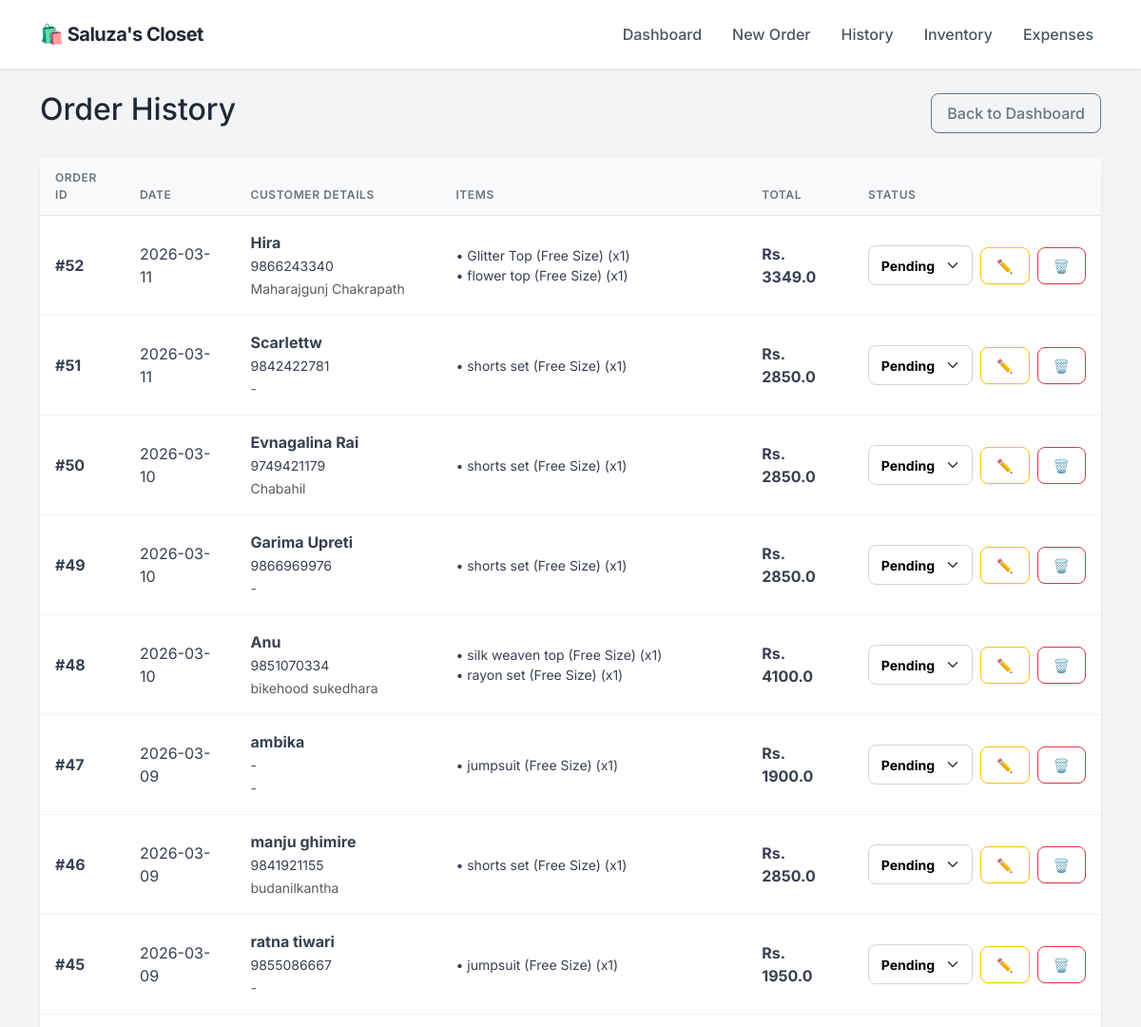
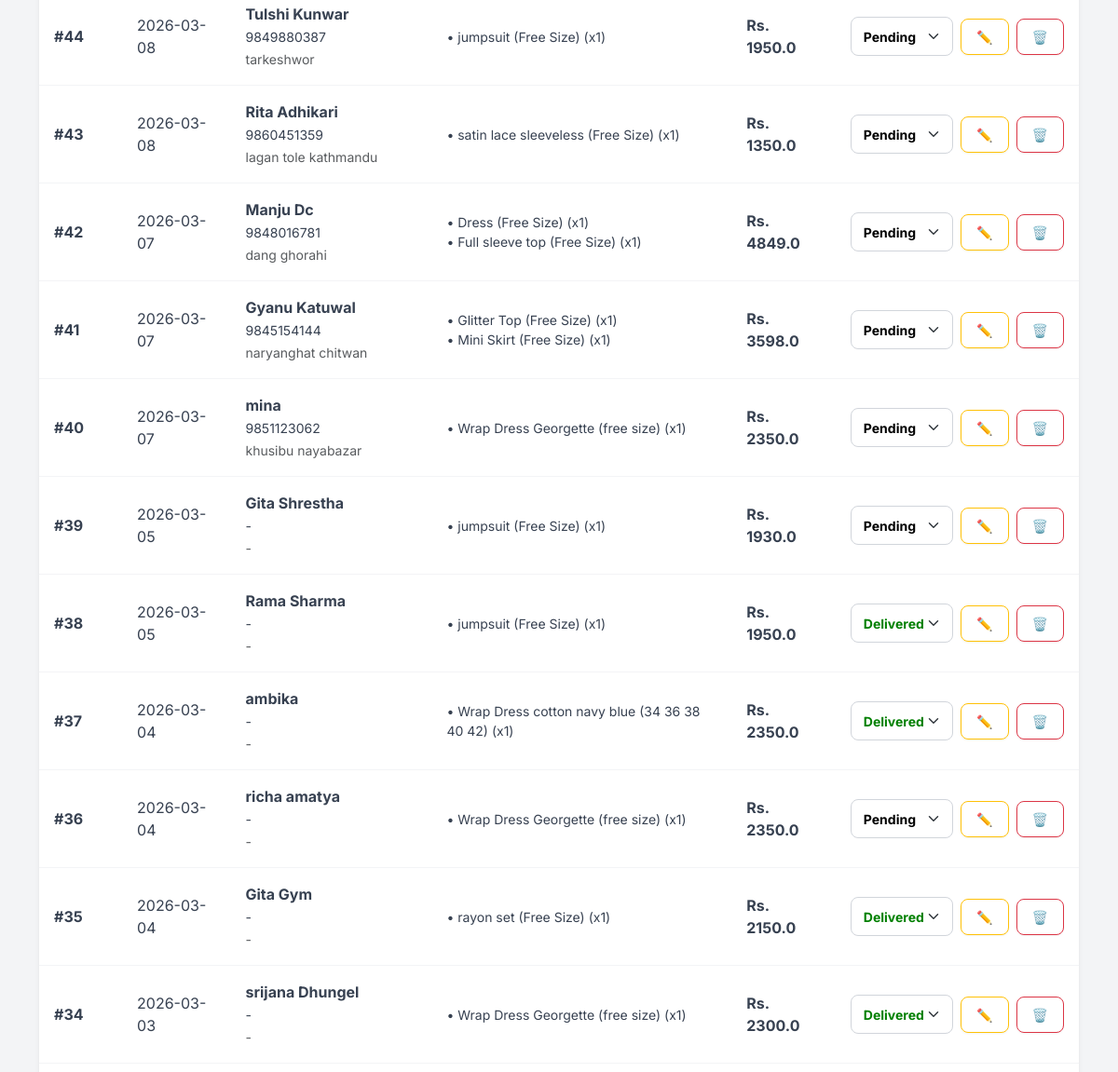
The page /orders (upper part) on the database as committed earlier (2 pictures, top to bottom).
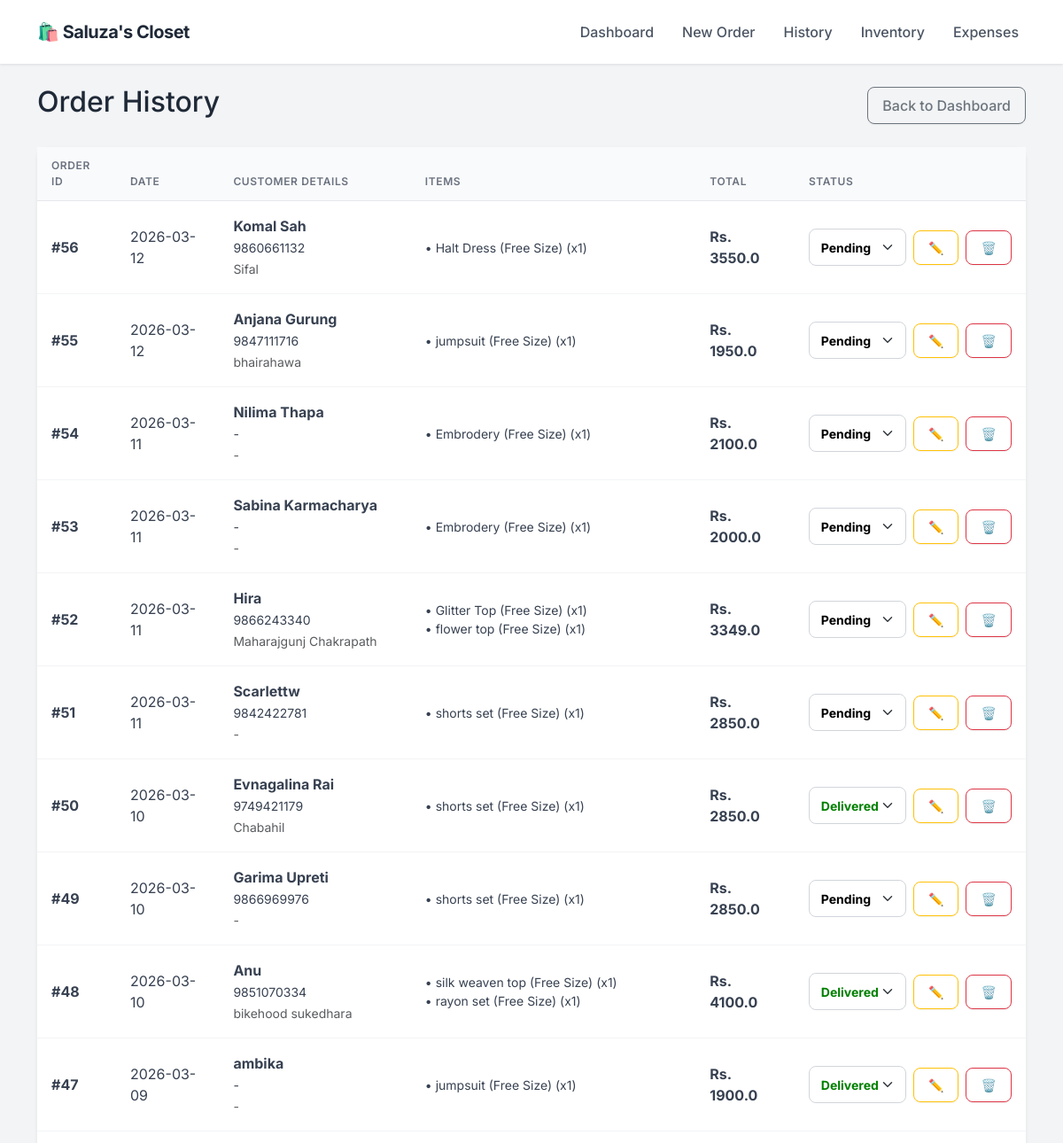
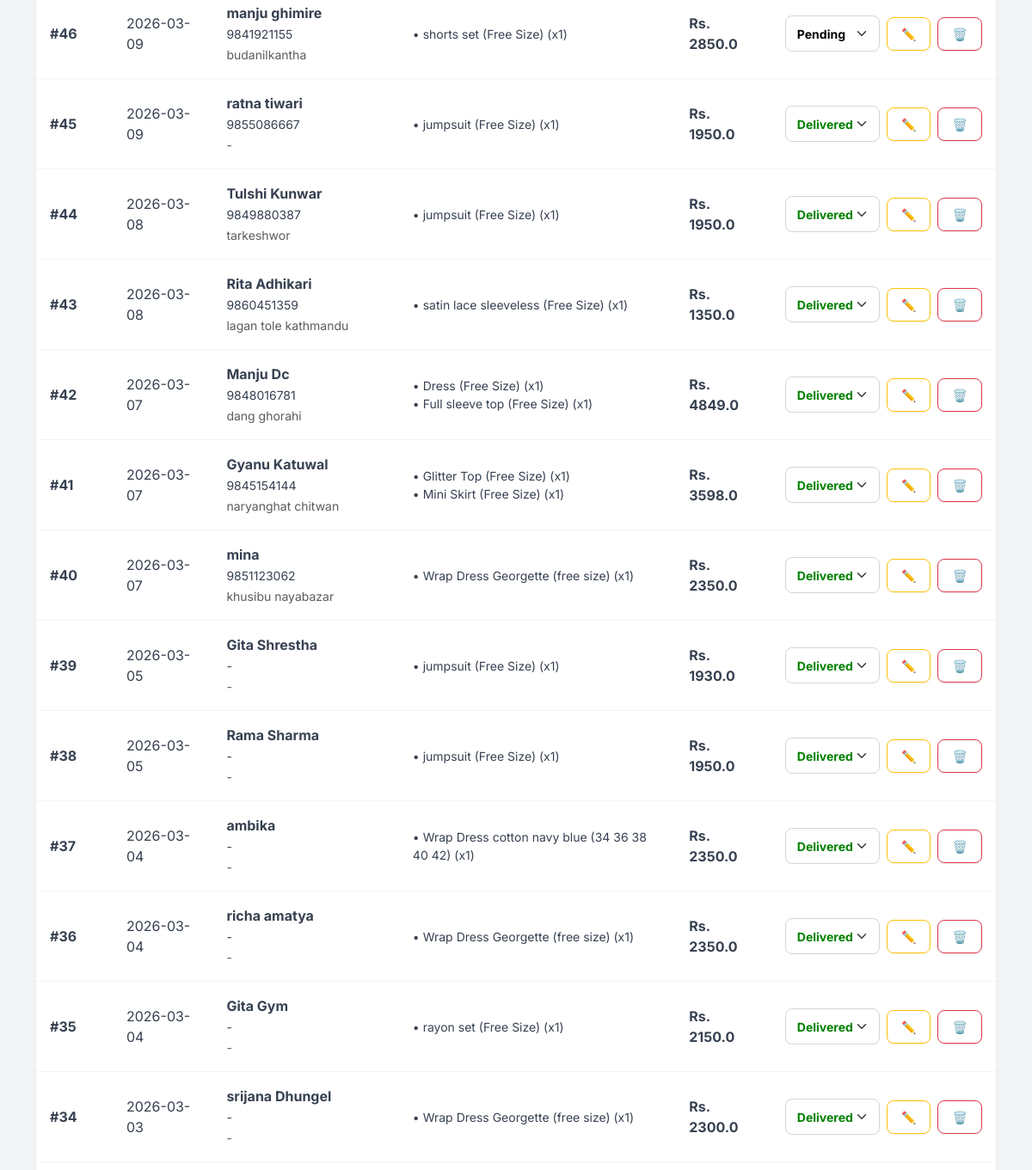
The same page on the database as committed later (2 pictures, top to bottom).
### app.py (models this page shows)
class Order(db.Model):
    id = db.Column(db.Integer, primary_key=True)
    customer_name = db.Column(db.String(100), nullable=False)
    phone = db.Column(db.String(20), nullable=False)
    address = db.Column(db.String(200), nullable=True)
    date = db.Column(db.DateTime, default=datetime.utcnow)
    total_amount = db.Column(db.Float, default=0.0)
    profit = db.Column(db.Float, default=0.0)
    status = db.Column(db.String(20), default='Pending')
    items = db.relationship('OrderItem', backref='order', lazy=True)

class OrderItem(db.Model):
    id = db.Column(db.Integer, primary_key=True)
    order_id = db.Column(db.Integer, db.ForeignKey('order.id'), nullable=False)
    product_id = db.Column(db.Integer, db.ForeignKey('product.id'), nullable=False)
    quantity = db.Column(db.Integer, nullable=False)
    discount = db.Column(db.Float, default=0.0)
    subtotal = db.Column(db.Float, nullable=False)
    product_name = db.Column(db.String(100))

### app.py (the view)
@app.route('/orders')
def order_history():
    all_orders = Order.query.order_by(Order.date.desc()).all()
    return render_template('orders.html', orders=all_orders)

### templates/orders.html (shortened to what this page needs)
{% extends "layout.html" %}
{% block content %}
<div class="d-flex justify-content-between align-items-center mb-4">
    <h2>Order History</h2>
    <a href="/" class="btn btn-outline-secondary">Back to Dashboard</a>
</div>
<div class="card shadow-sm">
    <div class="card-body p-0">
        <table class="table table-hover mb-0 align-middle">
            <thead class="table-light">
                <tr>
                    <th>Order ID</th>
                    <th>Date</th>
                    <th>Customer Details</th>
                    <th>Items</th>
                    <th>Total</th>
                    <th>Status</th>
                </tr>
            </thead>
            <tbody>
                {% for order in orders %}
                <tr>
                    <td><strong>#{{ order.id }}</strong></td>
                    <td>{{ order.date.strftime('%Y-%m-%d') }}</td>
                    <td>
                        <strong>{{ order.customer_name }}</strong><br>
                        <small>{{ order.phone }}</small><br>
                        <small class="text-muted">{{ order.address }}</small>
                    </td>
                    <td>
                        <ul class="list-unstyled mb-0 small">
                        {% for item in order.items %}
                            <li>• {{ item.product_name }} (x{{ item.quantity }})</li>
                        {% endfor %}
                        </ul>
                    </td>
                    <td><strong>Rs. {{ order.total_amount }}</strong></td>
                    <td>
                        <div class="d-flex gap-2 align-items-center">
                            <form action="/update_status/{{ order.id }}" method="POST">
                                <select name="status" class="form-select form-select-sm"
                                        style="width: 110px; font-weight: bold;
                                        color: {{ 'green' if order.status == 'Delivered' else ('blue' if order.status == 'Shipped' else 'black') }}"
                                        onchange="this.form.submit()">
                                    <option value="Pending" {% if order.status == 'Pending' %}selected{% endif %}>Pending</option>
                                    <option value="Delivered" {% if order.status == 'Delivered' %}selected{% endif %}>Delivered</option>
                                </select>
                            </form>
                            <a href="/edit_order/{{ order.id }}" class="btn btn-sm btn-outline-warning" title="Edit Order">✏️</a>
                            <a href="/delete_order/{{ order.id }}"
                               class="btn btn-sm btn-outline-danger"
                               onclick="return confirm('Are you sure? This will delete the order and RESTORE the stock.')"
                               title="Delete Order">
                                🗑️
                            </a>
                        </div>
                    </td>
                </tr>
                {% endfor %}
            </tbody>
        </table>
    </div>
</div>
{% endblock %}

### templates/layout.html (shortened to what this page needs)
<!DOCTYPE html>
<html lang="en">
<head>
    <link href="https://cdn.jsdelivr.net/npm/bootstrap@5.3.0/dist/css/bootstrap.min.css" rel="stylesheet">
</head>
<body>
    <nav class="navbar navbar-expand-lg sticky-top">
        <div class="container">
            <a class="navbar-brand" href="/">
                🛍️ Saluza's Closet
            </a>
            <div class="collapse navbar-collapse" id="navbarNav">
                <ul class="navbar-nav ms-auto">
                    <li class="nav-item"><a class="nav-link" href="/">Dashboard</a></li>
                    <li class="nav-item"><a class="nav-link" href="/new_order">New Order</a></li>
                    <li class="nav-item"><a class="nav-link" href="/orders">History</a></li>
                    <li class="nav-item"><a class="nav-link" href="/inventory">Inventory</a></li>
                    <li class="nav-item"><a class="nav-link" href="/expenses">Expenses</a></li>
                </ul>
            </div>
        </div>
    </nav>
    <div class="container py-4">
        {% block content %}{% endblock %}
    </div>
</body>
</html>

### templates/layout.html (style rules this page uses)
:root { --primary-color: #2563eb; --bg-color: #f3f4f6; --text-dark: #1f2937; --card-shadow: 0 4px 6px -1px rgba(0, 0, 0, 0.1), 0 2px 4px -1px rgba(0, 0, 0, 0.06); }
body { font-family: 'Inter', sans-serif; background-color: var(--bg-color); color: var(--text-dark); }
.navbar { background-color: #ffffff; box-shadow: 0 1px 3px rgba(0,0,0,0.1); padding: 1rem 0; }
.navbar-brand { font-weight: 700; color: var(--text-dark) !important; font-size: 1.25rem; letter-spacing: -0.5px; }
.nav-link { color: #4b5563 !important; font-weight: 500; margin-left: 1rem; transition: color 0.2s; }
.card { border: none; border-radius: 12px; box-shadow: var(--card-shadow); background: #ffffff; transition: transform 0.2s; }
.btn { border-radius: 8px; font-weight: 500; padding: 0.5rem 1rem; box-shadow: 0 1px 2px 0 rgba(0, 0, 0, 0.05); }
.table { margin-bottom: 0; }
.table thead th { background-color: #f9fafb; color: #6b7280; font-size: 0.75rem; text-transform: uppercase; letter-spacing: 0.05em; font-weight: 600; border-bottom: 1px solid #e5e7eb; padding: 0.75rem 1rem; }
.table tbody td { padding: 1rem 1rem; vertical-align: middle; color: #374151; border-bottom: 1px solid #f3f4f6; }
.form-control, .form-select { border-radius: 8px; border: 1px solid #d1d5db; padding: 0.6rem 0.8rem; }

Rows that differ between the two databases and show on the page:
added Order: id "56", date "2026-03-12", customer_name "Komal Sah", phone "9860661132", address "Sifal", total_amount "3550.0", status "Pending"
added OrderItem: product_name "Halt Dress (Free Size)", quantity "1", shown under "56"
added Order: id "55", date "2026-03-12", customer_name "Anjana Gurung", phone "9847111716", address "bhairahawa", total_amount "1950.0", status "Pending"
added OrderItem: product_name "jumpsuit (Free Size)", quantity "1", shown under "55"
added Order: id "54", date "2026-03-11", customer_name "Nilima Thapa", phone "-", address "-", total_amount "2100.0", status "Pending"
added OrderItem: product_name "Embrodery (Free Size)", quantity "1", shown under "54"
added Order: id "53", date "2026-03-11", customer_name "Sabina Karmacharya", phone "-", address "-", total_amount "2000.0", status "Pending"
added OrderItem: product_name "Embrodery (Free Size)", quantity "1", shown under "53"
changed Order "Evnagalina Rai": status "Pending" → "Delivered"
changed Order "Anu": status "Pending" → "Delivered"
changed Order id 47: status "Pending" → "Delivered"
changed Order "ratna tiwari": status "Pending" → "Delivered"
changed Order "Tulshi Kunwar": status "Pending" → "Delivered"
changed Order "Rita Adhikari": status "Pending" → "Delivered"
changed Order "Manju Dc": status "Pending" → "Delivered"
changed Order "Gyanu Katuwal": status "Pending" → "Delivered"
changed Order "mina": status "Pending" → "Delivered"
changed Order "Gita Shrestha": status "Pending" → "Delivered"
changed Order "richa amatya": status "Pending" → "Delivered"
